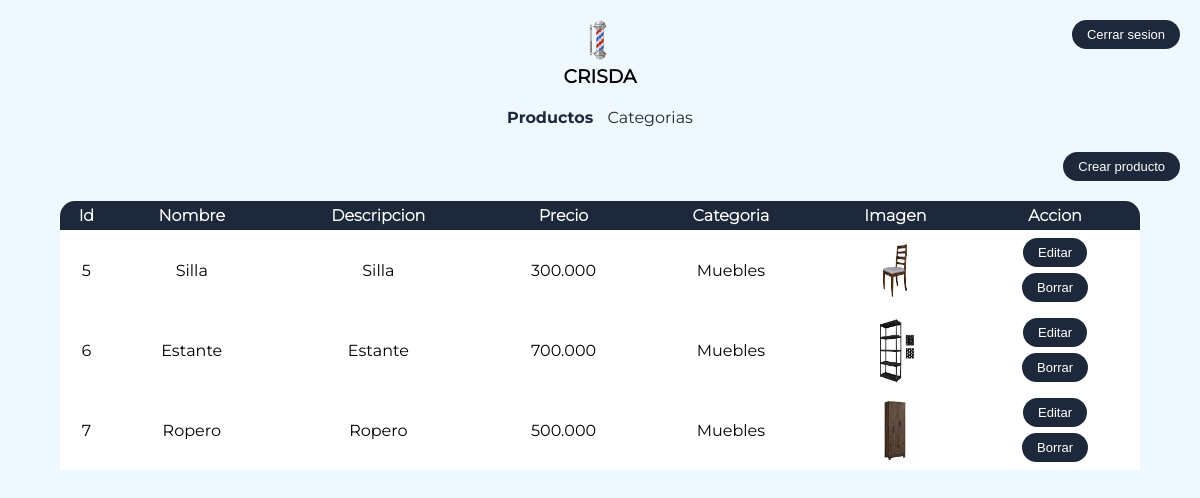
The app's page /admin/products.php (signed in) with its own data.
### tables this page shows
CREATE TABLE IF NOT EXISTS `products` (
  `id` int NOT NULL AUTO_INCREMENT,
  `name` varchar(100) NOT NULL,
  `description` text NOT NULL,
  `price` int NOT NULL,
  `image` text NOT NULL,
  `category_id` int NOT NULL,
  PRIMARY KEY (`id`)
);

CREATE TABLE IF NOT EXISTS `categories` (
  `id` int NOT NULL AUTO_INCREMENT,
  `name` varchar(100) NOT NULL,
  PRIMARY KEY (`id`)
);

### admin/products.php (the view, shortened to what this page needs)
<?php
    include('conn.php');
    $products = mysqli_query($conn, "SELECT * FROM products");
    $categories_src = mysqli_query($conn, "SELECT * FROM categories");
    $categories_obj = [];
    while($cat=mysqli_fetch_object($categories_src)){
        array_push($categories_obj, $cat);
    }
?>
<html>
    <head>
        <link rel="stylesheet" href="../css/simple-line-icons.min.css">
    </head>
    <body>
            <div class="logo">
                <img src="../img/logo.gif" />
                <h3>CRISDA</h3>
            </div>
            <div style="position: absolute; top: 20px; right: 20px; z-index: 1;">
                <form action="" method="POST"><input name="action" type="hidden" value="close-session"/><button type="submit">Cerrar sesion</button></form>
            </div>
            <ul class="menu">
                <li class="active"><a href="products.php">Productos</a></li>
                <li><a href="categories.php">Categorias</a></li>
            </ul>
            <div class="container">
                <button class="create">Crear producto</button>
                <table>
                    <thead>
                        <tr>
                            <th style="border-radius: 15px 0 0 0;">Id</th>
                            <th>Nombre</th>
                            <th>Descripcion</th>
                            <th>Precio</th>
                            <th>Categoria</th>
                            <th>Imagen</th>
                            <th style="border-radius: 0 15px 0 0;">Accion</th>
                        </tr>
                    </thead>
                    <tbody>
                        <?php while($product = mysqli_fetch_object($products)){
                            foreach($categories_obj as $catobj){
                                if($catobj->id == $product->category_id){
                                    $product->category_name = $catobj->name;
                                }
                            }
                            ?>
                            <tr data-cat="<?=$product->category_id?>">
                                <td><?=$product->id?></td>
                                <td class="product-name"><?=$product->name?></td>
                                <td class="product-description"><?=$product->description?></td>
                                <td class="product-price"><?=$product->price?></td>
                                <td class="product-category"><?=$product->category_name?></td>
                                <td class="product-image"><img style="width: 50px; height: 65px;" src="../resources/photos/<?=$product->image?>" /></td>
                                <td style="text-align: center;"><button data-id="<?=$product->id?>" class="edit-prod">Editar</button>
                                <form action="" method="POST"><input type="hidden" name="action" value="delete" /><input type="hidden" name="id" value="<?=$product->id?>" /><button type="submit" class="delete">Borrar</button></form>
                                </td>
                            </tr>
                        <?php } ?>
                    </tbody>
                </table>
            </div>
    </body>
</html>

### admin/products.php (style rules this page uses)
* { margin: 0 auto; padding: 0; box-sizing: border-box }
html { background-color: aliceblue; font-family: regular; }
button, select { background-color: #1d283b; border: none; color: white; padding: 7px; border-radius: 20px; cursor: pointer; padding-left: 15px; padding-right: 15px; font-size: 13px; }
a { color: #1d283b; text-decoration: none; }
.logo { text-align: center; margin: 15px; }
.logo img { width: 50px; }
.menu { list-style: none; text-align: center; padding: 0; }
.menu li { display: inline-block; margin: 5px; cursor: pointer; }
.menu li.active { font-family: bold; }
.container .create { float: right; margin: 20px; }
table { width: 90%; border-spacing: 0; }
table thead tr th { background-color: #1d283b; color: white; font-family: light; padding: 5px; margin: 0; }
table tbody { background-color: white }
table tbody tr td { padding: 5px; }
table tbody tr td:first-child { text-align: center; }
table button { margin: 3px; }
table tr td { text-align: center; }

### records on screen
products: id "5", name "Silla", description "Silla", price "300.000", category.name "Muebles", image (picture)
products: id "6", name "Estante", description "Estante", price "700.000", category.name "Muebles", image (picture)
products: id "7", name "Ropero", description "Ropero", price "500.000", category.name "Muebles", image (picture)
